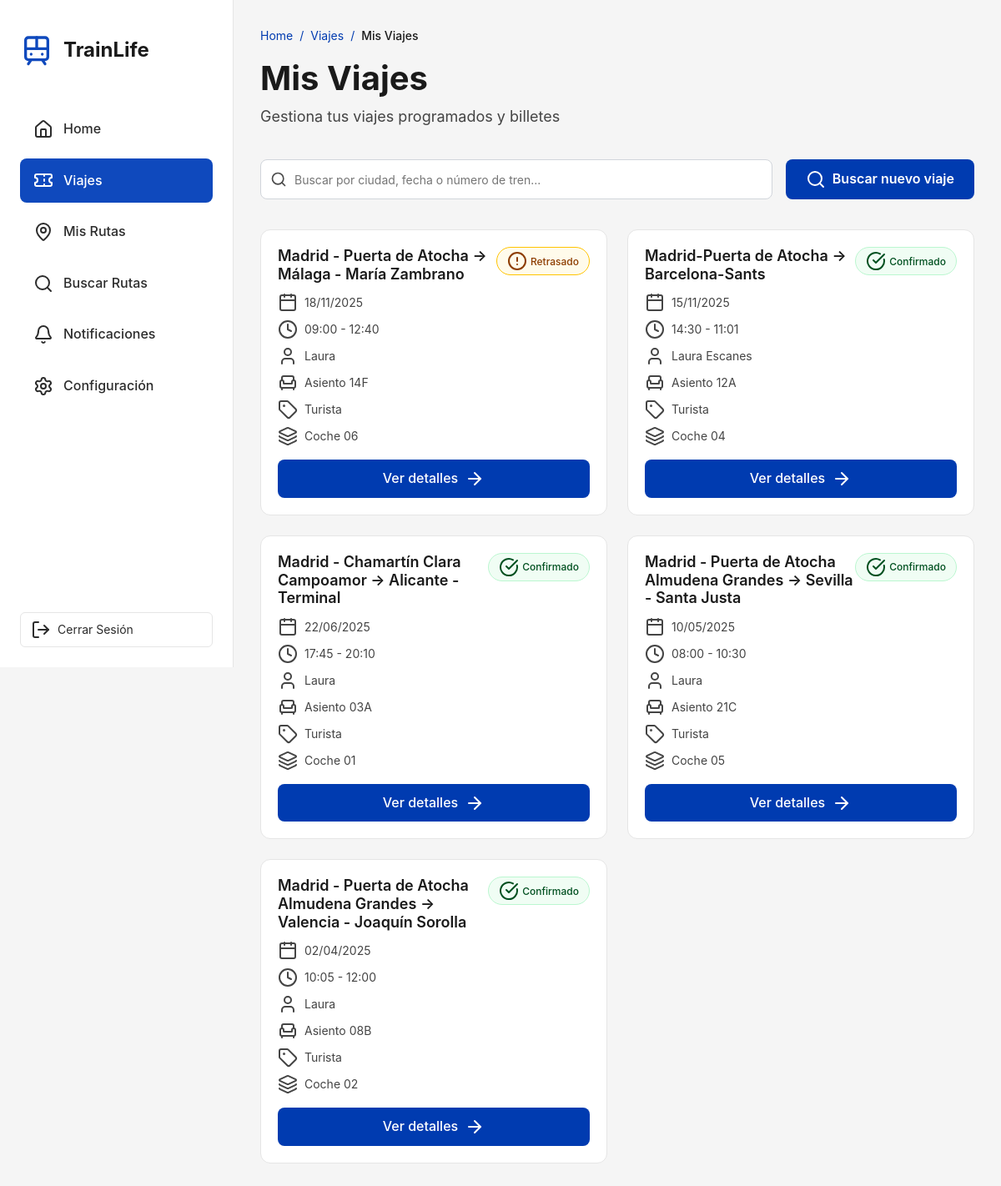
/misViajes/1/, run on the app's committed database.
### trainLife/models.py (models this page shows, shortened)
class Viaje(models.Model):
    usuario = models.ForeignKey(Usuario, on_delete=models.CASCADE, related_name='viajes')
    nombrePasajero = models.CharField(max_length=200)
    coche = models.CharField(max_length=10)  # Ej: "04"
    asiento = models.CharField(max_length=10)  # Ej: "12A"
    clase = models.CharField(max_length=50, default="Turista")  # Ej: "Turista", "Preferente"
    origenEstacion = models.CharField(max_length=200)  # Ej: "Madrid - Puerta de Atocha"
    horaSalidaOrigen = models.TimeField()  # Ej: "14:30"
    andenOrigen = models.CharField(max_length=10)  # Ej: "12"
    destinoEstacion = models.CharField(max_length=200)  # Ej: "Barcelona - Sants"
    horaLlegadaDestino = models.TimeField()  # Ej: "17:10"
    fechaViaje = models.DateField()  # Fecha del viaje
    fechaCreacion = models.DateTimeField(auto_now_add=True)
    estadoViaje = models.CharField(max_length=50, default="confirmado")  # Ej: "Programado", "Completado", "Cancelado"
    class Meta:
        ordering = ['-fechaViaje', '-horaSalidaOrigen']
        verbose_name = 'Viaje'
        verbose_name_plural = 'Viajes'

### trainLife/views.py (the view)
# urls.py: path('misViajes/<int:usuario_id>/', views.misViajes, name='mis_viajes'),
def misViajes(request, usuario_id):
    session_usuario_id = request.session.get('usuario_id')
    usuario = Usuario.objects.filter(id=usuario_id).first()
    viajes = Viaje.objects.filter(usuario=usuario).order_by('-fechaViaje', '-horaSalidaOrigen')
    return render(request, 'misViajes.html', {
        'usuario': usuario,
        'viajes': viajes
    })

### trainLife/templates/misViajes.html (shortened to what this page needs)
<!DOCTYPE html>
<html lang="es">
    {% load static %}
<head>
    <link href="https://cdn.jsdelivr.net/npm/bootstrap@5.3.0/dist/css/bootstrap.min.css" rel="stylesheet"/>
    <link href="https://unpkg.com/lucide-static@latest/font/lucide.css" rel="stylesheet"/>
    <link rel="stylesheet" href="{% static 'styles/misViajes.css' %}"/>
    <link rel="stylesheet" href="{% static 'styles/sidebar.css' %}"/>
</head>
<body>
    <div class="dashboard-container">
        {% with seccion_actual='viajes' %}
            {% include 'includes/sidebar.html' %}
        {% endwith %}
        <main id="contenido-principal" class="main-content">
            <div class="content-wrapper">
                <nav class="breadcrumbs" aria-label="Breadcrumb">
                    <a href="{% url 'inicio_usuario' usuario.id %}" class="breadcrumb-link">Home</a>
                    <span class="breadcrumb-separator">/</span>
                    <a href="{% url 'viajes_usuario' usuario.id %}" class="breadcrumb-link">Viajes</a>
                    <span class="breadcrumb-separator">/</span>
                    <span class="breadcrumb-current">Mis Viajes</span>
                </nav>
                <header class="page-header">
                    <h1 class="page-title">Mis Viajes</h1>
                    <p class="page-subtitle">Gestiona tus viajes programados y billetes</p>
                </header>
                <form class="search-section" role="search">
                    <div class="search-input-wrapper">
                        <i data-lucide="search" class="search-icon"></i>
                        <input
                            type="text"
                            class="search-input"
                            id="searchInput"
                            placeholder="Buscar por ciudad, fecha o número de tren..."
                            aria-label="Buscar viajes"
                        />
                    </div>
                    <button class="btn-search-new" id="btnSearchNew" type="button"
                            aria-label="Buscar y comprar un nuevo viaje">
                        <i data-lucide="search"></i>
                        <span>Buscar nuevo viaje</span>
                    </button>
                </form>
                <div class="trips-grid" id="tripsGrid" role="list" aria-label="Lista de viajes programados">
                    {% if viajes %}
                        {% for viaje in viajes %}
                        <div class="trip-card" role="listitem">
                            <div class="trip-card-header">
                                <h2 class="trip-route">{{ viaje.origenEstacion }} → {{ viaje.destinoEstacion }}</h2>
                                <span class="status-badge status-{{ viaje.estadoViaje|lower }}">
                                    {% if viaje.estadoViaje|lower == 'cancelado' %}
                                        <i data-lucide="x-circle"></i>
                                    {% elif viaje.estadoViaje|lower == 'retrasado' %}
                                        <i data-lucide="alert-circle"></i>
                                    {% elif viaje.estadoViaje|lower == 'confirmado' or viaje.estadoViaje|lower == 'completado' %}
                                        <i data-lucide="check-circle"></i>
                                    {% elif viaje.estadoViaje|lower == 'en curso' %}
                                        <i data-lucide="train"></i>
                                    {% elif viaje.estadoViaje|lower == 'programado' %}
                                        <i data-lucide="clock"></i>
                                    {% else %}
                                        <i data-lucide="info"></i>
                                    {% endif %}
                                    {{ viaje.estadoViaje|capfirst }}
                                </span>
                            </div>
                            <div class="trip-details">
                                <div class="trip-detail-item">
                                    <i data-lucide="calendar"></i>
                                    <span>{{ viaje.fechaViaje|date:"d/m/Y" }}</span>
                                </div>
                                <div class="trip-detail-item">
                                    <i data-lucide="clock"></i>
                                    <span>{{ viaje.horaSalidaOrigen|time:"H:i" }} - {{ viaje.horaLlegadaDestino|time:"H:i" }}</span>
                                </div>
                                <div class="trip-detail-item">
                                    <i data-lucide="user"></i>
                                    <span>{{ viaje.nombrePasajero }}</span>
                                </div>
                                <div class="trip-detail-item">
                                    <i data-lucide="armchair"></i>
                                    <span>Asiento {{ viaje.asiento }}</span>
                                </div>
                                <div class="trip-detail-item">
                                    <i data-lucide="tag"></i>
                                    <span>{{ viaje.clase }}</span>
                                </div>
                                <div class="trip-detail-item">
                                    <i data-lucide="layers"></i>
                                    <span>Coche {{ viaje.coche }}</span>
                                </div>
                            </div>
                            <button class="btn-view-details" onclick="event.stopPropagation(); window.location.href='{% url 'detalles_viaje' usuario.id viaje.id %}'">
                                Ver detalles
                                <i data-lucide="arrow-right"></i>
                            </button>
                        </div>
                        {% endfor %}
                    {% endif %}
                </div>
            </div>
        </main>
    </div>
</body>
</html>

### trainLife/static/styles/misViajes.css (style rules this page uses)
:root { --primary-color: #003bb0; --primary-hover: #01287c; --success-color: #009563; --success-bg: #f0fdf4; --success-border: #bbf7d0; --warning-color: #af6f00; --warning-bg: #fffbeb; --warning-border: #ffc400; --danger-color: #c63a3a; --danger-bg: #fef2f2; --danger-border: #fecaca; --info-color: #3b82f6; --info-bg: #eff6ff; --info-border: #bfdbfe; --text-dark: #1a1a1a; --text-secondary: #444444; --bg-main: #f5f5f5; --bg-white: #ffffff; --border-color: #e5e5e5; --shadow-sm: 0 1px 2px rgba(0, 0, 0, 0.05); --shadow-md: 0 4px 6px rgba(0, 0, 0, 0.07); --sidebar-width: 280px; }
* { margin: 0; padding: 0; box-sizing: border-box; }
body { font-family: 'Inter', -apple-system, BlinkMacSystemFont, 'Segoe UI', sans-serif; background-color: var(--bg-main); color: var(--text-dark); line-height: 1.6; -webkit-font-smoothing: antialiased; -moz-osx-font-smoothing: grayscale; }
.dashboard-container { display: flex; min-height: 100vh; }
.main-content { flex: 1; margin-left: var(--sidebar-width); padding: 2rem; min-height: 100vh; }
.content-wrapper { max-width: 1200px; margin: 0 auto; }
.breadcrumbs { display: flex; align-items: center; gap: 0.5rem; margin-bottom: 1rem; font-size: 0.875rem; }
.breadcrumb-link { color: var(--primary-color); text-decoration: none; }
.breadcrumb-separator { color: var(--primary-color); }
.breadcrumb-current { color: var(--text-dark); font-weight: 500; }
.page-header { margin-bottom: 1.5rem; }
.page-title { font-size: 2.5rem; font-weight: 700; color: var(--text-dark); margin-bottom: 0.5rem; }
.page-subtitle { font-size: 1.125rem; color: var(--text-secondary); }
.search-section { display: flex; flex-wrap: wrap; gap: 1rem; padding: 0.75rem 0; margin-bottom: 1.5rem; }
.search-input-wrapper { position: relative; flex: 1; min-width: 250px; }
.search-icon { position: absolute; left: 0.75rem; top: 50%; transform: translateY(-50%); width: 1.25rem; height: 1.25rem; color: #4a4a4a; }
.search-input { width: 100%; height: 3rem; padding: 0 1rem 0 2.5rem; border: 1px solid #d1d5db; border-radius: 0.5rem; background-color: var(--bg-white); font-size: 0.875rem; outline: none; transition: all 0.2s; }
.btn-search-new { display: flex; align-items: center; justify-content: center; gap: 0.5rem; height: 3rem; padding: 0 1.5rem; background-color: var(--primary-color); color: white; border: none; border-radius: 0.5rem; font-weight: 600; cursor: pointer; transition: background-color 0.2s; }
.trips-grid { display: grid; grid-template-columns: repeat(auto-fill, minmax(320px, 1fr)); gap: 1.5rem; }
.trip-card { background-color: var(--bg-white); border-radius: 0.75rem; border: 1px solid var(--border-color); padding: 1.25rem; transition: box-shadow 0.2s; cursor: pointer; }
.trip-card-header { display: flex; align-items: flex-start; justify-content: space-between; margin-bottom: 0.75rem; }
.trip-route { font-size: 1.125rem; font-weight: 600; color: var(--text-dark); margin: 0; }
.status-badge { display: flex; align-items: center; gap: 0.25rem; padding: 0.25rem 0.75rem; border-radius: 9999px; font-size: 0.75rem; font-weight: 500; border: 1px solid; }
.status-confirmado { background-color: var(--success-bg); border-color: var(--success-border); color: #005020; }
.status-retrasado { background-color: var(--warning-bg); border-color: var(--warning-border); color: #8d3d00; }
.trip-details { display: flex; flex-direction: column; gap: 0.5rem; margin-bottom: 1rem; }
.trip-detail-item { display: flex; align-items: center; gap: 0.5rem; font-size: 0.875rem; color: var(--text-secondary); }
.btn-view-details { width: 100%; display: flex; align-items: center; justify-content: center; gap: 0.5rem; padding: 0.625rem 1rem; background-color: var(--primary-color); color: white; border: none; border-radius: 0.5rem; font-weight: 500; cursor: pointer; transition: background-color 0.2s; }

### trainLife/static/styles/sidebar.css (style rules this page uses)
* { margin: 0; padding: 0; box-sizing: border-box; }
body { font-family: 'Lexend', -apple-system, BlinkMacSystemFont, 'Segoe UI', sans-serif; background-color: #f5f5f5; color: #1a1a1a; line-height: 1.6; -webkit-font-smoothing: antialiased; -moz-osx-font-smoothing: grayscale; }
.main-content { flex: 1; margin-left: 280px; padding: 32px; overflow-y: auto; background-color: #f5f5f5; }

### data on the page
Viaje: origenEstacion "Madrid - Puerta de Atocha", destinoEstacion "Málaga - María Zambrano", estadoViaje "Retrasado", fechaViaje "18/11/2025", horaSalidaOrigen "09:00", horaLlegadaDestino "12:40", nombrePasajero "Laura", asiento "14F", clase "Turista", coche "06"
Viaje: origenEstacion "Madrid-Puerta de Atocha", destinoEstacion "Barcelona-Sants", estadoViaje "Confirmado", fechaViaje "15/11/2025", horaSalidaOrigen "14:30", horaLlegadaDestino "11:01", nombrePasajero "Laura Escanes", asiento "12A", clase "Turista", coche "04"
Viaje: origenEstacion "Madrid - Chamartín Clara Campoamor", destinoEstacion "Alicante - Terminal", estadoViaje "Confirmado", fechaViaje "22/06/2025", horaSalidaOrigen "17:45", horaLlegadaDestino "20:10", nombrePasajero "Laura", asiento "03A", clase "Turista", coche "01"
Viaje: origenEstacion "Madrid - Puerta de Atocha Almudena Grandes", destinoEstacion "Sevilla - Santa Justa", estadoViaje "Confirmado", fechaViaje "10/05/2025", horaSalidaOrigen "08:00", horaLlegadaDestino "10:30", nombrePasajero "Laura", asiento "21C", clase "Turista", coche "05"
Viaje: origenEstacion "Madrid - Puerta de Atocha Almudena Grandes", destinoEstacion "Valencia - Joaquín Sorolla", estadoViaje "Confirmado", fechaViaje "02/04/2025", horaSalidaOrigen "10:05", horaLlegadaDestino "12:00", nombrePasajero "Laura", asiento "08B", clase "Turista", coche "02"
